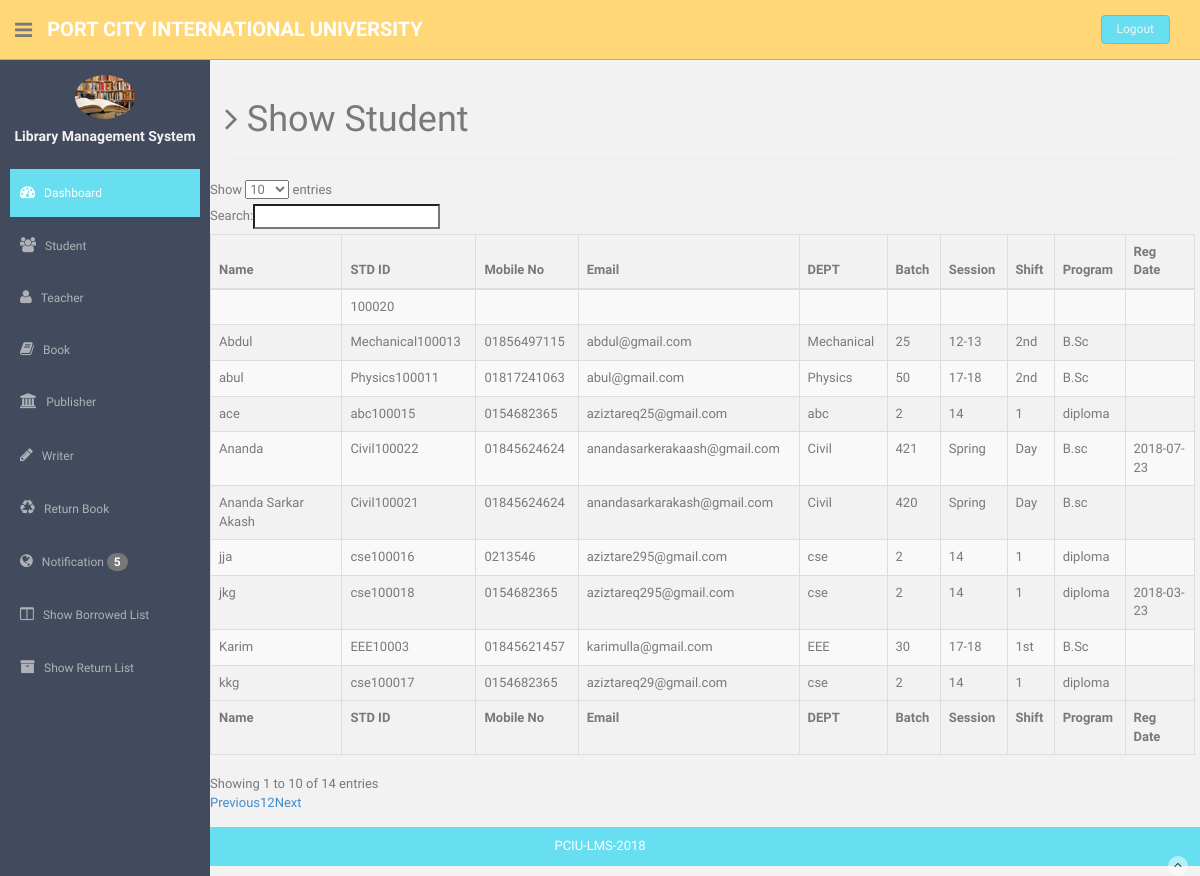
The page /view/Admin/Student/show_student.php (signed in) on the database its author committed.
### tables this page shows
CREATE TABLE `student_info` (
  `id` int(11) NOT NULL,
  `u_id` varchar(200) NOT NULL,
  `full_name` varchar(200) NOT NULL,
  `mobile_no` varchar(200) NOT NULL,
  `email` varchar(200) NOT NULL,
  `password` varchar(200) NOT NULL,
  `dept` varchar(200) NOT NULL,
  `batch` varchar(200) NOT NULL,
  `session` varchar(200) NOT NULL,
  `shift` varchar(200) NOT NULL,
  `program` varchar(200) NOT NULL,
  `photo` varchar(200) NOT NULL,
  `reg_date` date DEFAULT NULL,
  `creation_date` timestamp NOT NULL DEFAULT CURRENT_TIMESTAMP,
  `status` varchar(10) NOT NULL
);

### Model/Student.php (called while the page is built, shortened)
<?php
class Student{
    public function showAllStudent(){
        $obj = new DataBase();
        $DBH =$obj->DBconnection();
        $sql="SELECT * FROM `student_info`";
        $prepared=$DBH->prepare($sql);
        $prepared->execute();
        $result=$prepared->fetchAll(PDO::FETCH_ASSOC);
        return $result;
    }
}

### view/Admin/Student/show_student.php (the view, shortened to what this page needs)
<?php
include_once "../../../Model/Student.php";
$obj = new Student();
$allStudent=$obj->showAllStudent();
?>
<!DOCTYPE html>
<html lang="en">
<?php include_once "../../head.php" ?>
<body>
<section id="container" style="min-height: 94vh">
    <?php include_once "../../header.php" ?>
    <?php include_once "../../aside.php" ?>
    <section id="main-content">
        <section class="wrapper">
            <div class="page-header">
                <h1>
                    <i class="fa fa-angle-right"></i> Show Student
                </h1>
            </div>
            <div class="row">
                <table id="example" class="table table-striped table-bordered" width="100%" cellspacing="0">
                    <thead>
                    <tr>
                        <th>Name</th>
                        <th>STD ID</th>
                        <th>Mobile No</th>
                        <th>Email</th>
                        <th>DEPT</th>
                        <th>Batch</th>
                        <th>Session</th>
                        <th>Shift</th>
                        <th>Program</th>
                        <th>Reg Date</th>
                    </tr>
                    </thead>
                    <tfoot>
                    <tr>
                        <th>Name</th>
                        <th>STD ID</th>
                        <th>Mobile No</th>
                        <th>Email</th>
                        <th>DEPT</th>
                        <th>Batch</th>
                        <th>Session</th>
                        <th>Shift</th>
                        <th>Program</th>
                        <th>Reg Date</th>
                    </tr>
                    </tfoot>
                    <tbody>
                        <?php foreach ($allStudent as $student) {?>
                            <tr>
                                <td><?php echo $student['full_name']?></td>
                                <td><?php echo $student['u_id']?></td>
                                <td><?php echo $student['mobile_no']?></td>
                                <td><?php echo $student['email']?></td>
                                <td><?php echo $student['dept']?></td>
                                <td><?php echo $student['batch']?></td>
                                <td><?php echo $student['session']?></td>
                                <td><?php echo $student['shift']?></td>
                                <td><?php echo $student['program']?></td>
                                <td><?php echo $student['reg_date']?></td>
                            </tr>
                        <?php }?>
                    </tbody>
                </table>
            </div><! --/row -->
        </section>
    </section>
</section>
<?php include_once "../../footer.php" ?>
</body>
</html>

### Theme/assets/css/style.css (style rules this page uses)
body { color: #797979; background: #f2f2f2; font-family: 'Ruda', sans-serif; padding: 0px !important; margin: 0px !important; font-size:13px; }
#container { width: 100%; height: 100%; }
#main-content { margin-left: 210px; }
.wrapper { display: inline-block; margin-top: 60px; padding: 0 20px 15px 15px; width: 100%; }

### rows shown on the page
student_info: full_name "Karim", u "EEE10003", mobile_no "01845621457", email "karimulla@gmail.com", dept "EEE", batch "30", session "17-18", shift "1st", program "B.Sc"
student_info: full_name "abul", u "Physics100011", mobile_no "01817241063", email "abul@gmail.com", dept "Physics", batch "50", session "17-18", shift "2nd", program "B.Sc"
student_info: full_name "Abdul", u "Mechanical100013", mobile_no "01856497115", email "abdul@gmail.com", dept "Mechanical", batch "25", session "12-13", shift "2nd", program "B.Sc"
student_info: full_name "ace", u "abc100015", mobile_no "0154682365", email "aziztareq25@gmail.com", dept "abc", batch "2", session "14", shift "1", program "diploma"
student_info: full_name "jja", u "cse100016", mobile_no "0213546", email "aziztare295@gmail.com", dept "cse", batch "2", session "14", shift "1", program "diploma"
student_info: full_name "kkg", u "cse100017", mobile_no "0154682365", email "aziztareq29@gmail.com", dept "cse", batch "2", session "14", shift "1", program "diploma"
student_info: full_name "jkg", u "cse100018", mobile_no "0154682365", email "aziztareq295@gmail.com", dept "cse", batch "2", session "14", shift "1", program "diploma", reg_date "2018-03-23"
student_info: u "100020"
student_info: full_name "Ananda Sarkar Akash", u "Civil100021", mobile_no "01845624624", email "anandasarkarakash@gmail.com", dept "Civil", batch "420", session "Spring", shift "Day", program "B.sc"
student_info: full_name "Ananda", u "Civil100022", mobile_no "01845624624", email "anandasarkerakaash@gmail.com", dept "Civil", batch "421", session "Spring", shift "Day", program "B.sc", reg_date "2018-07-23"

### other values the page prints
$total "5"
